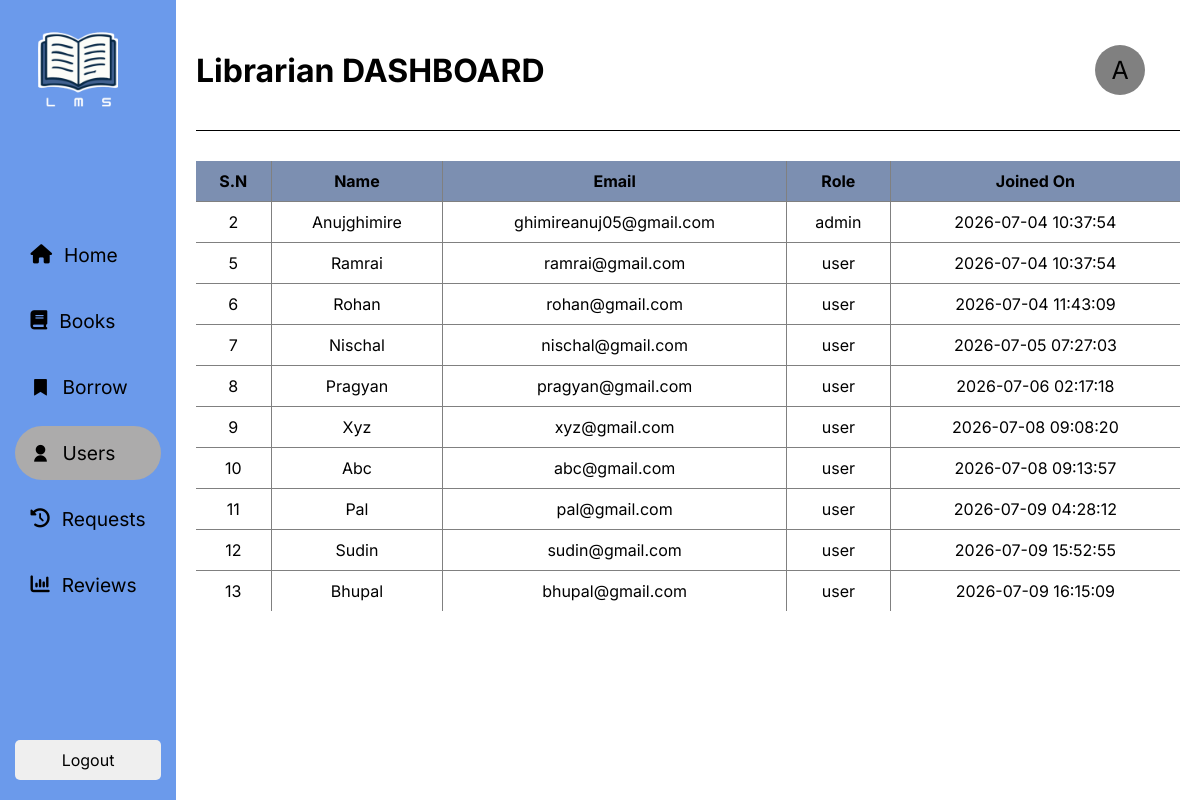
Page /frontend/dashboard/admin/users.php (signed in) on the committed database.
### tables this page shows
CREATE TABLE `users` (
  `id` int(11) NOT NULL,
  `name` varchar(60) NOT NULL,
  `email` varchar(60) NOT NULL,
  `password` varchar(256) NOT NULL,
  `role` varchar(10) NOT NULL DEFAULT 'user',
  `isApproval` tinyint(1) NOT NULL DEFAULT 0,
  `created_at` timestamp NOT NULL DEFAULT current_timestamp()
);

### frontend/dashboard/admin/users.php (the view, shortened to what this page needs)
<?php
    require_once("../../includes/db.php");
?>
<!DOCTYPE html>
<html lang="en">
<head>
    <link rel="stylesheet" href="../../css/admin.css">
    <link rel="stylesheet" href="https://cdnjs.cloudflare.com/ajax/libs/font-awesome/6.7.2/css/all.min.css">
</head>
<body>
    <?php include_once("../../includes/navbars/admin_navbar.php"); ?>
    <main>
        <div class="head">
            <h1>Librarian DASHBOARD</h1>
            <div class="pfp-details">
                <div class="pfp"><?= strtoupper($_SESSION["user"][0]) ?></div>
            </div>
        </div>
        <table rules="all">
            <thead>
                <tr>
                    <th>S.N</th>
                    <th>Name</th>
                    <th>Email</th>
                    <th>Role</th>
                    <th>Joined On</th>
                </tr>
            </thead>
            <tbody>
                <?php
                $stmt = mysqli_prepare($conn, "SELECT * FROM users");
                mysqli_stmt_execute($stmt);
                $result = mysqli_stmt_get_result($stmt);
                while ($row = mysqli_fetch_assoc($result)) {
                    echo "<tr>";
                    echo "<td>{$row['id']}</td>";
                    echo "<td id='name'>{$row['name']}</td>";
                    echo "<td>{$row['email']}</td>";
                    echo "<td>{$row['role']}</td>";
                    echo "<td>{$row['created_at']}</td>";
                    echo "</tr>";
                }
                ?>
            </tbody>
        </table>
    </main>
</body>
</html>

### frontend/css/admin.css (style rules this page uses)
* { margin: 0; padding: 0; box-sizing: border-box; }
main { margin-left: 11rem; padding: 20px; }
.head { display: flex; justify-content: space-between; align-items: center; border-bottom: 1px solid black; padding-bottom: 10px; }
.pfp-details { display: flex; align-items: center; width: 100px; height: 100px; gap: 25px; padding: 10px 15px; cursor: pointer; }
.pfp { width: 50px; height: 50px; border-radius: 50%; background-color: grey; display: flex; justify-content: center; align-items: center; font-size: 25px; }
table { margin-top: 10px; width: 100%; }
th, td { padding: 10px; text-align: center; }

### frontend/dashboard/admin/users.php (style rules this page uses)
* { font-family: 'Inter', sans-serif; }
table { width: 100%; margin-top: 30px; }
table th { background-color: #7c8fb1; }
table #name { text-transform: capitalize; }

### rows in the picture
users: id "2", name "Anujghimire", email "ghimireanuj05@gmail.com", role "admin", created_at "2026-07-04 10:37:54"
users: id "5", name "Ramrai", email "ramrai@gmail.com", role "user", created_at "2026-07-04 10:37:54"
users: id "6", name "Rohan", email "rohan@gmail.com", role "user", created_at "2026-07-04 11:43:09"
users: id "7", name "Nischal", email "nischal@gmail.com", role "user", created_at "2026-07-05 07:27:03"
users: id "8", name "Pragyan", email "pragyan@gmail.com", role "user", created_at "2026-07-06 02:17:18"
users: id "9", name "Xyz", email "xyz@gmail.com", role "user", created_at "2026-07-08 09:08:20"
users: id "10", name "Abc", email "abc@gmail.com", role "user", created_at "2026-07-08 09:13:57"
users: id "11", name "Pal", email "pal@gmail.com", role "user", created_at "2026-07-09 04:28:12"
users: id "12", name "Sudin", email "sudin@gmail.com", role "user", created_at "2026-07-09 15:52:55"
users: id "13", name "Bhupal", email "bhupal@gmail.com", role "user", created_at "2026-07-09 16:15:09"

### other values in the picture
$_SESSION["user"][0] "A"
